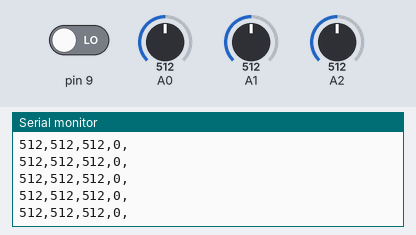
This sketch was run on a simulated Arduino Uno, built with avr-gcc and run on an emulated ATmega328P. Shown: the last lines printed to the serial monitor. The test bench sets the inputs (shaded band); at power-on: A0 = 512, A2 = 512, A1 = 512, pin 9 LOW.

Above: at 1.2 s.
1.3 s: A0 set to 106
At 2.2 s:
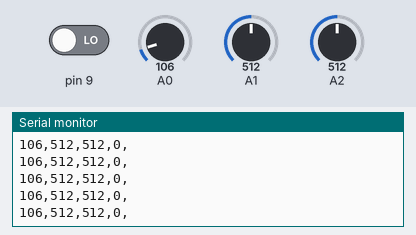
4.3 s: A0 set to 94
At 5.1 s:
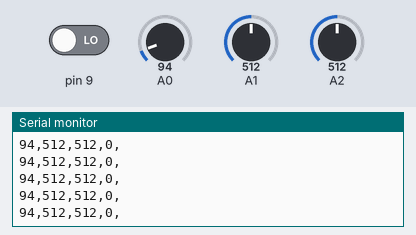
8.8 s: A2 set to 107
At 9.8 s:
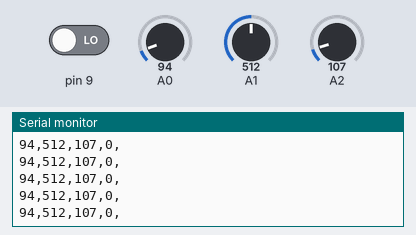
10.3 s: A2 set to 94
At 11.0 s:
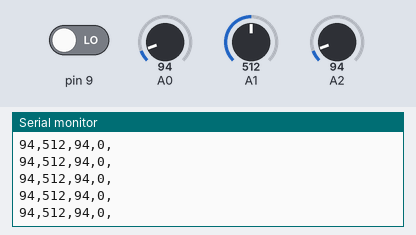
11.8 s: A1 set to 985
At 12.5 s:
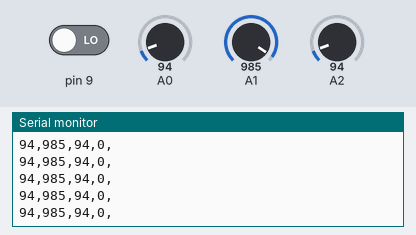
13.3 s: A1 set to 1011
At 14.3 s:
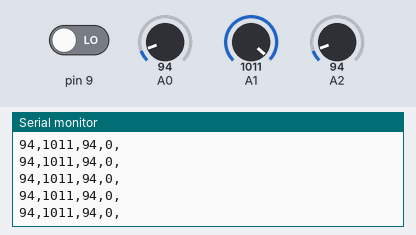
Timing chart, 0 to 16.3 s (numbered marks = the images above; inputs shaded):
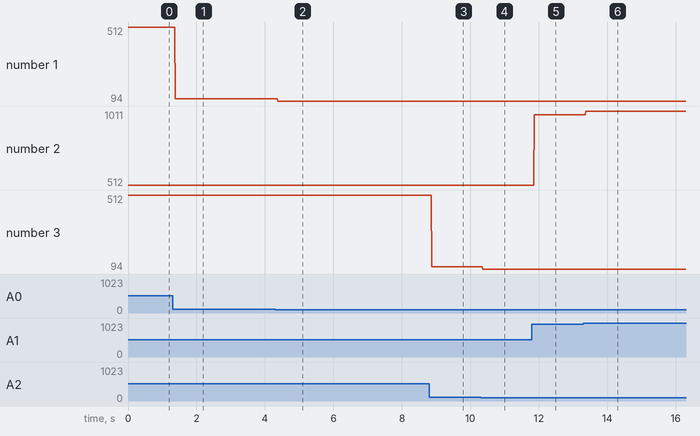

The sketch:

accelerometer_for_unity.ino
```cpp
void setup(){
  Serial.begin(9600);
  pinMode(9, INPUT);
}

void loop(){
  Serial.print(analogRead(0));
  Serial.print(",");
  Serial.print(analogRead(1));
  Serial.print(",");
  Serial.print(analogRead(2));
  Serial.print(",");
  Serial.print(digitalRead(9));
  Serial.println(",");
}
```

Measured:
- after the input at 1.3 s, the serial monitor: prints a new line after 0.08 s (image 1)
- after the input at 4.3 s, the serial monitor: prints a new line after 0.08 s (image 2)
- after the input at 8.8 s, the serial monitor: prints a new line after 0.07 s (image 3)
- after the input at 10.3 s, the serial monitor: prints a new line after 0.07 s (image 4)
- after the input at 11.8 s, the serial monitor: prints a new line after 0.07 s (image 5)
- after the input at 13.3 s, the serial monitor: prints a new line after 0.07 s (image 6)
- plotted number 1: 512 → 106 after the input at 1.3 s, 106 → 94 after the input at 4.3 s
- plotted number 2: 512 → 985 after the input at 11.8 s, 985 → 1011 after the input at 13.3 s
